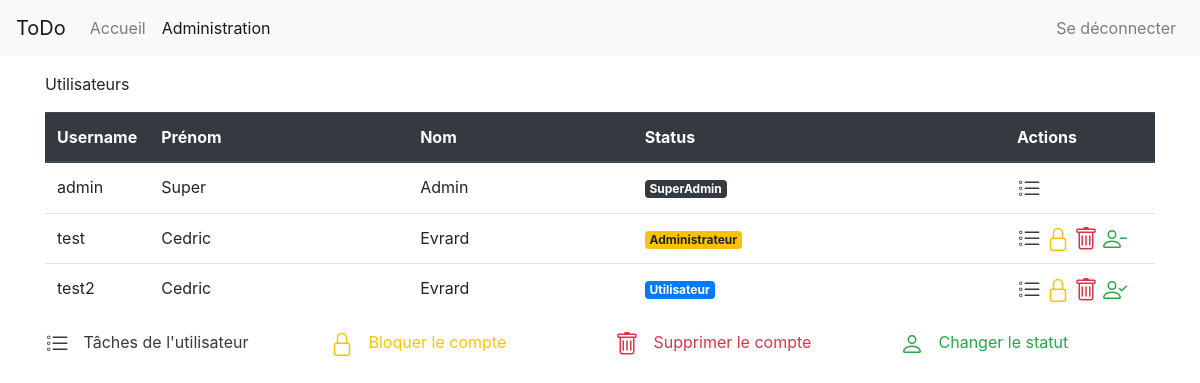
Page /admin (signed in) on the earlier database version.
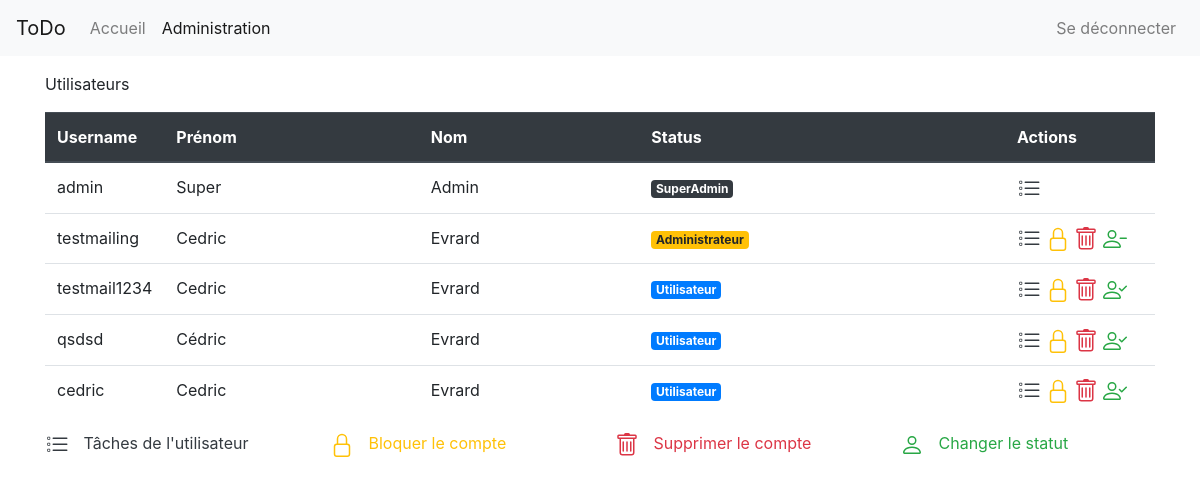
Same page on the later database version.
### app/models/user.py (models this page shows, shortened)
class User(UserMixin, db.Model):
    __tablename__ = 'users'
    id              = db.Column(db.Integer, primary_key=True)
    username        = db.Column(db.String(80), unique=True, nullable=False)
    password_hash   = db.Column(db.String(128), nullable=False)
    firstname       = db.Column(db.String(40), nullable=False)
    lastname        = db.Column(db.String(40), nullable=False)
    birthday        = db.Column(db.DateTime(), nullable=False)
    email           = db.Column(db.String(60), nullable=False)
    account_level   = db.Column(db.Integer, nullable=False, default=0)
    is_locked       = db.Column(db.Boolean, nullable=False, default=False)
    tasks           = db.relationship('Task', backref='author', lazy='dynamic')

### app/routes/admin.py (the view)
@app.route('/admin')
@login_required
def admin():
    if (not is_administrator()):
        return render_template('404.html.j2'), 404
    return render_template('admin/admin.html.j2', users = UserDataAccess.get_users())

### app/__init__.py (called while the page is built)
@login_manager.user_loader
def load_user(userid):
    return User.query.get(int(userid))

### app/data/userDataAccess.py (called while the page is built)
    def get_users():
        return User.query.all()

### app/routes/admin.py (called while the page is built)
def is_administrator():
    return current_user.account_level == 1 or current_user.account_level == 2

### app/templates/admin/admin.html.j2 (shortened to what this page needs)
{% extends "layout.html.j2" %}
{% block body %}
    <div class="row">
        <div class="col-md">
            <p>Utilisateurs<p>
        </div>
    </div>
    <div class="row">
        <div class="col-md-12">
            <table class="table admin">
                <thead class="thead-dark">
                    <tr>
                        <th scope="col">Username</th>
                        <th scope="col">Prénom</th>
                        <th scope="col">Nom</th>
                        <th scope="col">Status</th>
                        <th scope="col">Actions</th>
                    </tr>
                </thead>
                <tbody>
                    {% for user in users %}
                    <tr>
                        <td>{{ user.username }}</td>
                        <td>{{ user.firstname }}</td>
                        <td>{{ user.lastname }}</td>
                        <td>
                            {% if user.account_level == 0 %}
                                <span class="badge badge-primary">Utilisateur</span>
                            {% elif user.account_level == 1 %}
                                <span class="badge badge-warning">Administrateur</span>
                            {% elif user.account_level == 2 %}
                                <span class="badge badge-dark">SuperAdmin</span>
                            {% endif %}
                        </td>
                        <td>
                            <a class="text-dark" href="admin/list/{{ user.id }}" label="Afficher sa liste de tâches">
                            </a>
                            {% if user.account_level != 2 and (current_user.get_id()|int) != user.id %}
                                <a class="text-warning" href="admin/lock/{{ user.id }}">
                                </a>
                                <a class="text-danger" href="admin/delete/{{ user.id }}">
                                </a>
                                <a class="text-success" href="admin/status/{{ user.id }}">
                                </a>
                            {% endif %}
                        </td>
                    </tr>
                    {% endfor %}
                </tbody>
            </table>
        </div>
        <div class="col-md-3 help">
                <span class="text-dark">
                    Tâches de l'utilisateur
                </span>
            </div>
            <div class="col-md-3 help">
                <span class="text-warning">
                    Bloquer le compte
                </span>
            </div>
            <div class="col-md-3 help">
                <span class="text-danger">
                    Supprimer le compte
                </span>
            </div>
            <div class="col-md-3 help">
                <span class="text-success">
                    Changer le statut
                </span>
            </div>
    </div>
{% endblock %}

### app/templates/layout.html.j2 (shortened to what this page needs)
{% from "macro/menu.html.j2" import nav_link with context %}
<!DOCTYPE html>
<html lang="en">
<head>
    <link rel="stylesheet" href="https://stackpath.bootstrapcdn.com/bootstrap/4.4.1/css/bootstrap.min.css">
    <link rel="stylesheet" href="{{ url_for('static', filename='css/style.css') }}">
</head>
<body>
    <nav class="navbar navbar-expand-lg navbar-light bg-light">
      <a class="navbar-brand" href="#">ToDo</a>
      <div class="collapse navbar-collapse" id="navbarSupportedContent">
        <ul class="navbar-nav mr-auto">
          {% if current_user.is_authenticated == true %}
            {{ nav_link('listing', 'Accueil') }}
            {% if current_user.account_level == 1 or current_user.account_level == 2 %}
              {{ nav_link('admin', 'Administration') }}
            {% endif %}
          {% endif %}
        </ul>
        {% if current_user.is_authenticated == true %}
          <ul class="navbar-nav my-2 my-lg-0">
            {{ nav_link('logout', 'Se déconnecter') }}
          </ul>
        {% else %}
          <ul class="navbar-nav my-2 my-lg-0">
            {{ nav_link('login', 'Se connecter') }}
            {{ nav_link('register', 'S\'enregistrer') }}
          </ul>
        {% endif %}
      </div>
    </nav>
    <div class="container mt-3">
      {% block body %}
      {% endblock %}
    </div>
</body>
</html>

### app/templates/macro/menu.html.j2
{% macro nav_link(endpoint, text) %}
{% if request.endpoint and request.endpoint.endswith(endpoint) %}
    <li class="nav-item active">
        <a class="nav-link" href="{{ url_for(endpoint) }}">{{ text }}</a>
    </li>
{% else %}
    <li class="nav-item">
        <a class="nav-link" href="{{ url_for(endpoint) }}">{{ text }}</a>
    </li>
{% endif %}
{% endmacro %}

### app/static/css/style.css (style rules this page uses)
html, body { height: 100%; margin: 0; padding-top: 0.1px; font-family: -apple-system, BlinkMacSystemFont, "Segoe UI", "Roboto", "Helvetica Neue", Arial, sans-serif, "Apple Color Emoji", "Segoe UI Emoji", "Segoe UI Symbol"; }
table .text-success svg, table .text-danger svg, table .text-info svg, table .text-dark svg, table .text-warning svg { font-size: 1.5rem; }
table tr th:first-of-type { width: 50px; }
table tr th:last-of-type { width: 100px; }
table.admin tr th:last-of-type { width: 150px; }
.help .text-success svg, .help .text-danger svg, .help .text-info svg, .help .text-dark svg, .help .text-warning svg { font-size: 1.5rem; margin-right: 10px; }

Differences in the rows shown:
removed User: username "test", firstname "Cedric", lastname "Evrard", account_level "Administrateur"
added User: username "testmailing", firstname "Cedric", lastname "Evrard", account_level "Administrateur"
changed User: username "test2" → "testmail1234"
added User: username "qsdsd", firstname "Cédric", lastname "Evrard", account_level "Utilisateur"
added User: username "cedric", firstname "Cedric", lastname "Evrard", account_level "Utilisateur"
